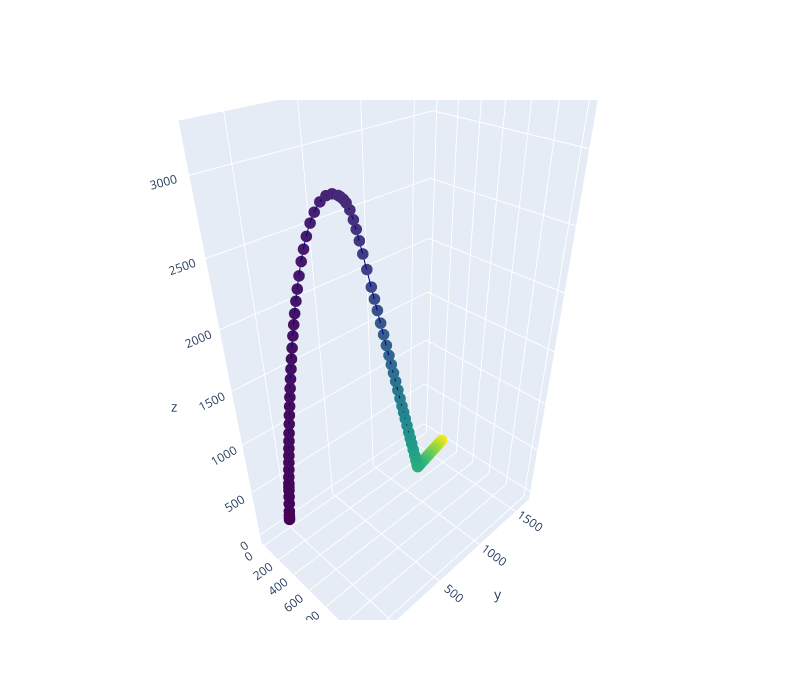

Notebook code for this chart:
### Code cell
import plotly.graph_objects as go
fig = go.Figure(data=go.Scatter3d(
    x=sol.y[1], y=sol.y[2], z=sol.y[3],
    marker=dict(
        size=4,
        color=sol.t,
        colorscale='Viridis',
    ),
    line=dict(
        color='darkblue',
        width=2
    )
))

fig.update_layout(
    width=800,
    height=700,
    autosize=False,
    scene=dict(
        camera=dict(
            up=dict(
                x=0,
                y=0,
                z=1
            ),
            eye=dict(
                x=1.25,
                y=-1.25,
                z=1.25,
            )
        ),
        aspectratio = dict( x=1, y=1, z=1 ),
        aspectmode = 'auto'
    ),
)

fig.show()

### Figure 1 — Plotly figure (JSON) as saved in the notebook; plotly's stock layout.template omitted (floating-point values rounded to 4 significant figures; data arrays with more than 128 entries replaced by an {"elided": "..."} marker saying what was removed)
{"data": [{"line": {"color": "darkblue", "width": 2}, "marker": {"color": {"elided": "174 float values"}, "colorscale": [[0, "#440154"], [0.1111, "#482878"], [0.2222, "#3e4989"], [0.3333, "#31688e"], [0.4444, "#26828e"], [0.5556, "#1f9e89"], [0.6667, "#35b779"], [0.7778, "#6ece58"], [0.8889, "#b5de2b"], [1, "#fde725"]], "size": 4}, "type": "scatter3d", "x": {"elided": "174 float values"}, "y": {"elided": "174 float values"}, "z": {"elided": "174 float values"}}], "layout": {"autosize": false, "height": 700, "scene": {"aspectmode": "auto", "aspectratio": {"x": 1, "y": 1, "z": 1}, "camera": {"eye": {"x": 1.25, "y": -1.25, "z": 1.25}, "up": {"x": 0, "y": 0, "z": 1}}}, "width": 800}}
